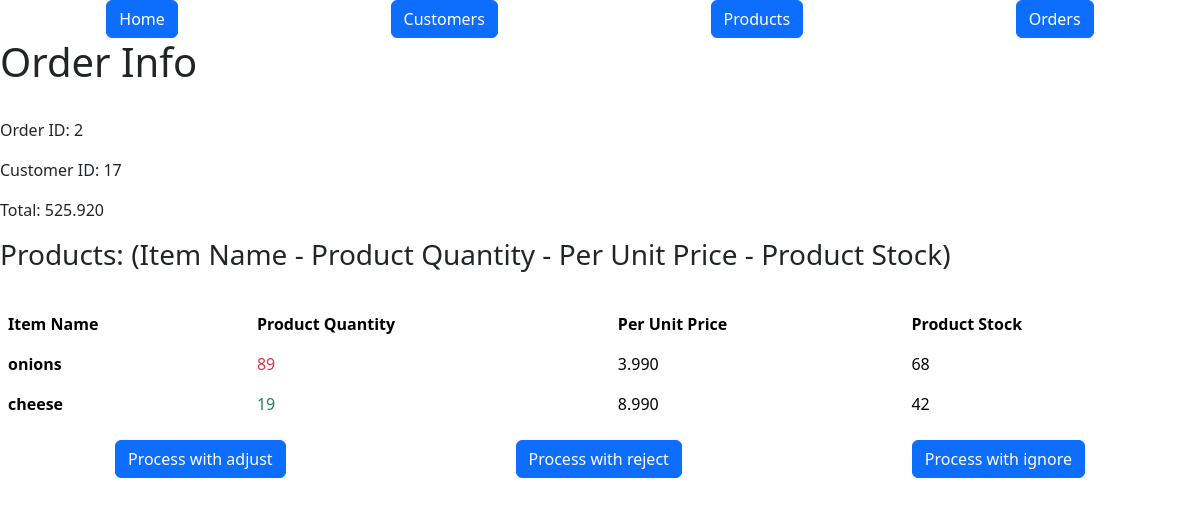
/orders/2, run on an earlier commit of the app's database.
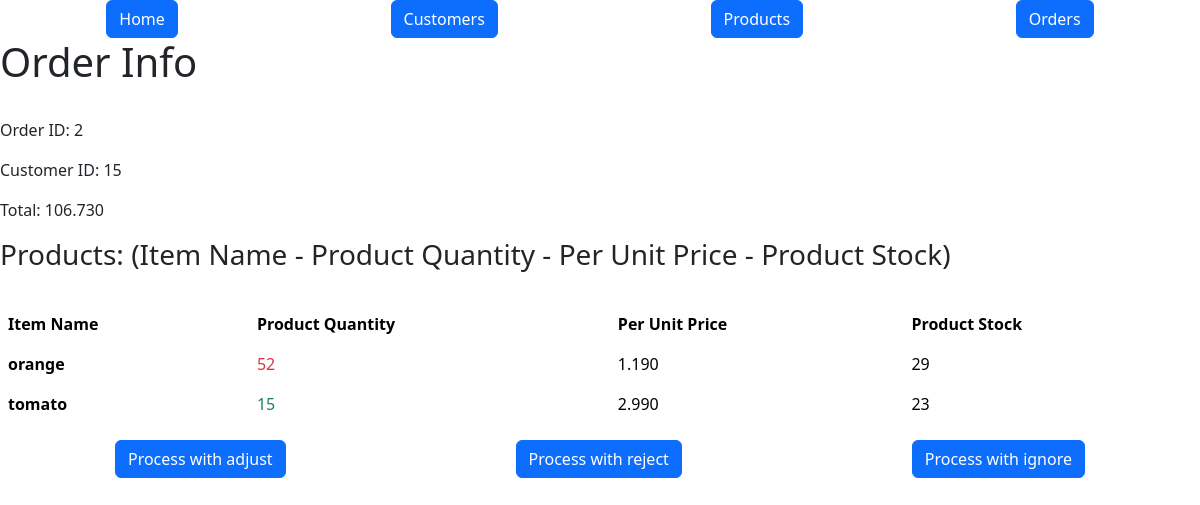
And on a later commit of the database.
### models.py (models this page shows, shortened)
class Order(db.Model):
    id = mapped_column(Integer, primary_key=True)
    customer_id = mapped_column(Integer, ForeignKey(Customer.id), nullable=False)
    total = mapped_column(DECIMAL(10, 3), default=0)
    customer = relationship("Customer", back_populates="orders")
    items = relationship("ProductOrder", cascade="all, delete-orphan")
    created_at = mapped_column(DateTime, default=func.now())
    processed = mapped_column(DateTime, default=None, nullable=True)
    def total(self):
        total = 0
        for item in self.items:
            total += item.product.price * item.quantity
        math.floor(total)
        return total

class Products(db.Model):
    id = mapped_column(Integer, primary_key=True)
    name = mapped_column(String(200), nullable=False)
    price = mapped_column(DECIMAL(10, 3), nullable=False)
    available = mapped_column(Integer, default=0)
    orders = relationship("ProductOrder")

class ProductOrder(db.Model):
    id = mapped_column(Integer, primary_key=True)
    order_id = mapped_column(Integer, ForeignKey(Order.id), nullable=False)
    product_id = mapped_column(Integer, ForeignKey(Products.id), nullable=False)
    quantity = mapped_column(Integer, nullable=False)
    product = relationship("Products", back_populates="orders")
    order = relationship("Order", back_populates="items")

### routes/html_bp.py (the view)
@htmls_bp.route("/orders/<int:id>", methods=["GET"])
def orders_info(id):
    order = db.get_or_404(Order, id)
    return render_template("order.html", order=order)

### templates/order.html (shortened to what this page needs)
{%extends "base.html"%} {%block content%}
<h1>Order Info</h1>
<br />
<div class="justify-content-around">
  <p>Order ID: {{order.id}}</p>
  <p>Customer ID: {{order.customer_id}}</p>
  <p>Total: {{order.total()}}</p>
  <h3>
    Products: (Item Name - Product Quantity - Per Unit Price - Product Stock)
  </h3>
  <br />
  <table class="table table-borderless">
    <thead>
      <tr>
        <th scope="col">Item Name</th>
        <th scope="col">Product Quantity</th>
        <th scope="col">Per Unit Price</th>
        <th scope="col">Product Stock</th>
      </tr>
    </thead>
    <tbody>
      {% for item in order.items %}
      <tr>
        <th scope="row">{{item.product.name}}</th>
        {% if item.quantity > item.product.available %}
        <td class="text-danger">{{item.quantity}}</td>
        {% else %}
        <td class="text-success">{{item.quantity}}</td>
        {% endif %}
        <td>{{item.product.price}}</td>
        <td>{{item.product.available}}</td>
      </tr>
      {% endfor %}
    </tbody>
  </table>
</div>
<div class="d-flex justify-content-around">
  <form
    method="POST"
    action="{{url_for('api_orders.process_order', id=order.id)}}"
  >
    <button
      type="submit"
      class="btn btn-primary"
      name="strategy"
      value="adjust"
    >
      Process with adjust
    </button>
  </form>
  <form
    method="POST"
    action="{{url_for('api_orders.process_order', id=order.id)}}"
  >
    <button
      type="submit"
      class="btn btn-primary"
      value="reject"
      name="strategy"
    >
      Process with reject
    </button>
  </form>
  <form
    method="POST"
    action="{{url_for('api_orders.process_order', id=order.id)}}"
  >
    <button
      type="submit"
      class="btn btn-primary"
      name="strategy"
      value="ignore"
    >
      Process with ignore
    </button>
  </form>
  {%endblock%}

What changed in the data, as far as the page shows it:
no longer on this page (row edited): Products: total "525.920"
changed Order id 2: customer_id "17" → "15"
now on this page (row edited): Products: total "106.730"
changed ProductOrder: product.name "onions" → "orange"; quantity "89" → "52"; product.price "3.990" → "1.190"; product.available "68" → "29"
changed ProductOrder: product.name "cheese" → "tomato"; quantity "19" → "15"; product.price "8.990" → "2.990"; product.available "42" → "23"
